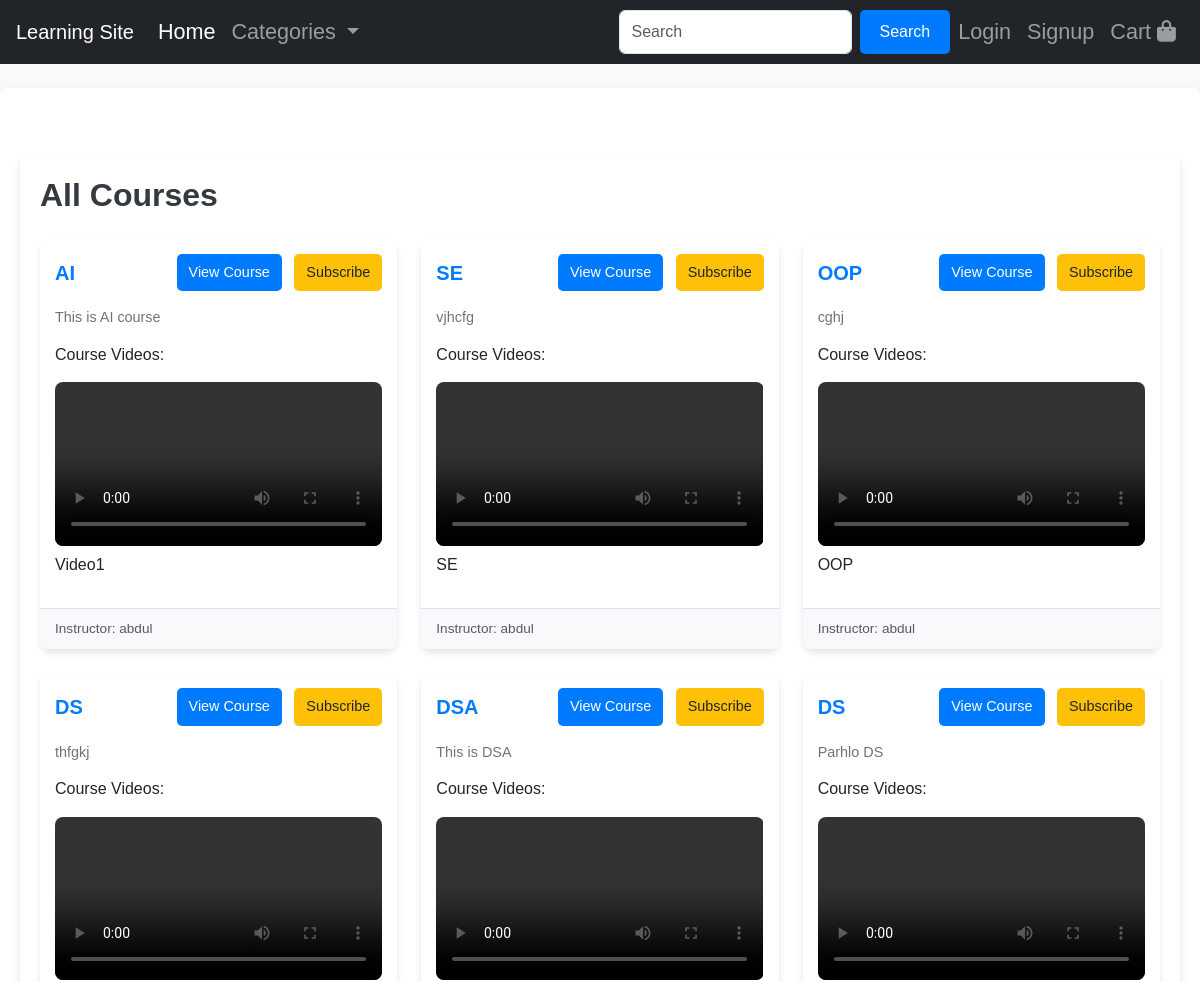
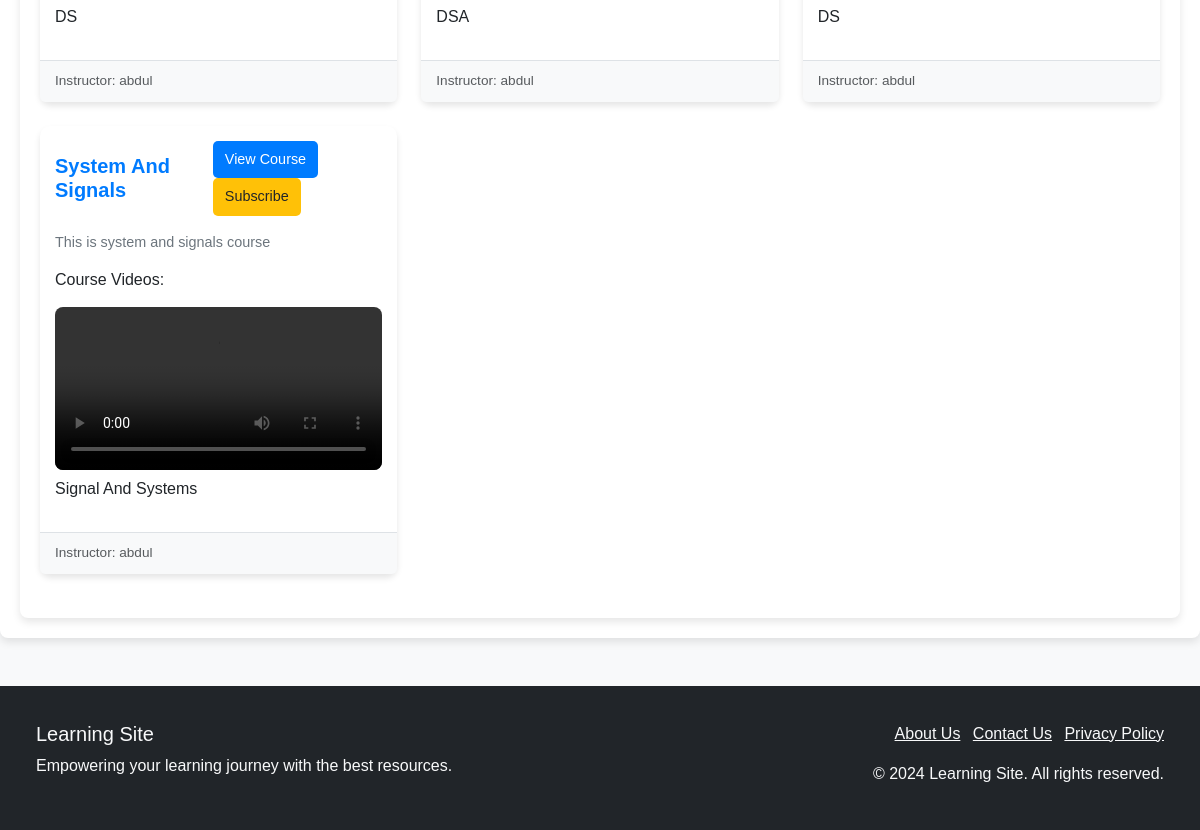
Page /courses/ on the committed database (2 pictures, top to bottom).
### course_instructor/models.py (models this page shows, shortened)
class Course(models.Model):
    COURSE_TYPE_CHOICES = [
        ('paid', 'Paid'),
        ('unpaid', 'Unpaid'),
    ]
    title = models.CharField(max_length=255)
    description = models.TextField()
    duration = models.DurationField(default=timedelta(days=30))
    instructor = models.ForeignKey(Profile, on_delete=models.CASCADE, related_name='courses_taught')
    course_type = models.CharField(max_length=10, choices=COURSE_TYPE_CHOICES, default='unpaid')
    created_at = models.DateTimeField(auto_now_add=True)
    updated_at = models.DateTimeField(auto_now=True)

class CourseContent(models.Model):
    course = models.ForeignKey(Course, related_name='contents', on_delete=models.CASCADE)
    title = models.CharField(max_length=255)
    video = models.FileField(upload_to='course_videos/', max_length=255)
    content_type = models.CharField(max_length=100, choices=[('video', 'Video'), ('pdf', 'PDF'), ('text', 'Text')])
    order = models.IntegerField()
    additional_resources = models.FileField(upload_to='resources/', null=True, blank=True)
    is_first_video = models.BooleanField(default=False)

### main/models.py (models this page shows, shortened)
class Profile(models.Model):
    user = models.OneToOneField(User, on_delete=models.CASCADE)
    bio = models.TextField(blank=True, null=True)  # Short biography or description of the user
    profile_picture = models.ImageField(upload_to='profile_pics/', blank=True, null=True)  # Optional profile picture
    is_student = models.BooleanField(default=False)  # Indicates if the user is a student
    is_instructor = models.BooleanField(default=False)  # Indicates if the user is an instructor
    instructor_bio = models.TextField(blank=True, null=True)  # Detailed bio for instructors
    expertise = models.CharField(max_length=255, blank=True, null=True)  # Area of expertise (e.g., subject or field)
    created_at = models.DateTimeField(auto_now_add=True)  # Automatically set when the profile is created
    updated_at = models.DateTimeField(auto_now=True)  # Automatically updated when the profile is modified

### course_instructor/views.py (the view)
# urls.py: path("courses/", filter_courses, name="filter_courses"),
def filter_courses(request):
    course_type = request.GET.get('type', 'all')
    content_prefetch = Prefetch(
        'contents',
        queryset=CourseContent.objects.all().order_by('order')
    )
    if course_type == 'paid':
        courses = Course.objects.filter(course_type='paid').prefetch_related(content_prefetch)
    elif course_type == 'unpaid':
        courses = Course.objects.filter(course_type='unpaid').prefetch_related(content_prefetch)
    else:
        courses = Course.objects.all().prefetch_related(content_prefetch)
    return render(request, 'course_list.html', {'courses': courses, 'selected_type': course_type})

### template/course_list.html (shortened to what this page needs)
{% extends "layout.html" %}
{% load static %}
{% block content %}
<main class="container mt-5">
  <h1 class="mb-4">
    {% if selected_type == 'paid' %}
      Paid Courses
    {% elif selected_type == 'unpaid' %}
      Unpaid Courses
    {% else %}
      All Courses
    {% endif %}
  </h1>
  <div class="row">
    {% for course in courses %}
    <div class="col-md-4 mb-4">
      <div class="card h-100">
        <div class="card-body">
          <div class="d-flex justify-content-between align-items-center">
            <h5 class="card-title mb-0">{{ course.title }}</h5>
            <div>
              <a href="{% url 'course_detail' course.id %}" class="btn btn-primary btn-sm me-2">View Course</a>
              <a href="{% url 'subscribe' course.title course.course_type %}" class="btn btn-warning btn-sm">Subscribe</a>
            </div>
          </div>
          <p class="card-text mt-3">{{ course.description|truncatewords:20 }}</p>
          {% if course.contents.exists %}
          <h6>Course Videos:</h6>
          {% for content in course.contents.all %}
            {% if content.content_type == 'video' %}
            <div class="mb-3">
              <video width="100%" controls>
                <source src="{{ content.video.url }}" type="video/mp4">
              </video>
              <p>{{ content.title }}</p>
            </div>
            {% endif %}
          {% endfor %}
          {% else %}
          <p>No videos available for this course.</p>
          {% endif %}
        </div>
        <div class="card-footer text-muted">
          Instructor: {{ course.instructor.user.username }}
        </div>
      </div>
    </div>
    {% empty %}
    <p class="text-center col-12">No courses available.</p>
    {% endfor %}
  </div>
</main>
{% endblock %}

### static/style.css (style rules this page uses)
.container { max-width: 100% !important; }
body { display: flex; flex-direction: column; min-height: 100vh; margin: 0; }
.container { max-width: 800px; margin: 0 auto; padding: 20px; }
body { font-family: 'Arial', sans-serif; background-color: #f8f9fa; margin: 0; padding: 0; }
main.container { max-width: 1200px; margin: auto; background: #fff; padding: 20px; border-radius: 8px; box-shadow: 0 4px 8px rgba(0, 0, 0, 0.1); }
h1 { font-size: 2rem; font-weight: bold; color: #343a40; }
.card { border: none; border-radius: 10px; box-shadow: 0 4px 6px rgba(0, 0, 0, 0.1); transition: transform 0.2s ease-in-out, box-shadow 0.2s ease-in-out; }
.card-body { padding: 15px; }
.card-title { font-size: 1.25rem; font-weight: bold; color: #007bff; margin-bottom: 10px; }
.card-text { font-size: 0.9rem; color: #6c757d; }
video { border-radius: 8px; margin-top: 10px; }
.btn { font-size: 0.9rem; padding: 8px 12px; border-radius: 5px; transition: background-color 0.2s ease-in-out, color 0.2s ease-in-out; }
.btn-primary { background-color: #007bff; color: white; border: none; }
.btn-warning { background-color: #ffc107; color: #212529; border: none; }
.card-footer { background-color: #f8f9fa; font-size: 0.85rem; color: #6c757d; padding: 10px 15px; border-top: 1px solid #dee2e6; border-radius: 0 0 10px 10px; }

### rows in the picture
Course: title "AI", description "This is AI course", instructor.user.username "abdul"
CourseContent: title "Video1"
Course: title "SE", description "vjhcfg", instructor.user.username "abdul"
CourseContent: title "SE"
Course: title "OOP", description "cghj", instructor.user.username "abdul"
CourseContent: title "OOP"
Course: title "DS", description "thfgkj", instructor.user.username "abdul"
CourseContent: title "DS"
Course: title "DSA", description "This is DSA", instructor.user.username "abdul"
CourseContent: title "DSA"
Course: title "DS", description "Parhlo DS", instructor.user.username "abdul"
CourseContent: title "DS"
Course: title "System And Signals", description "This is system and signals course", instructor.user.username "abdul"
CourseContent: title "Signal And Systems"
